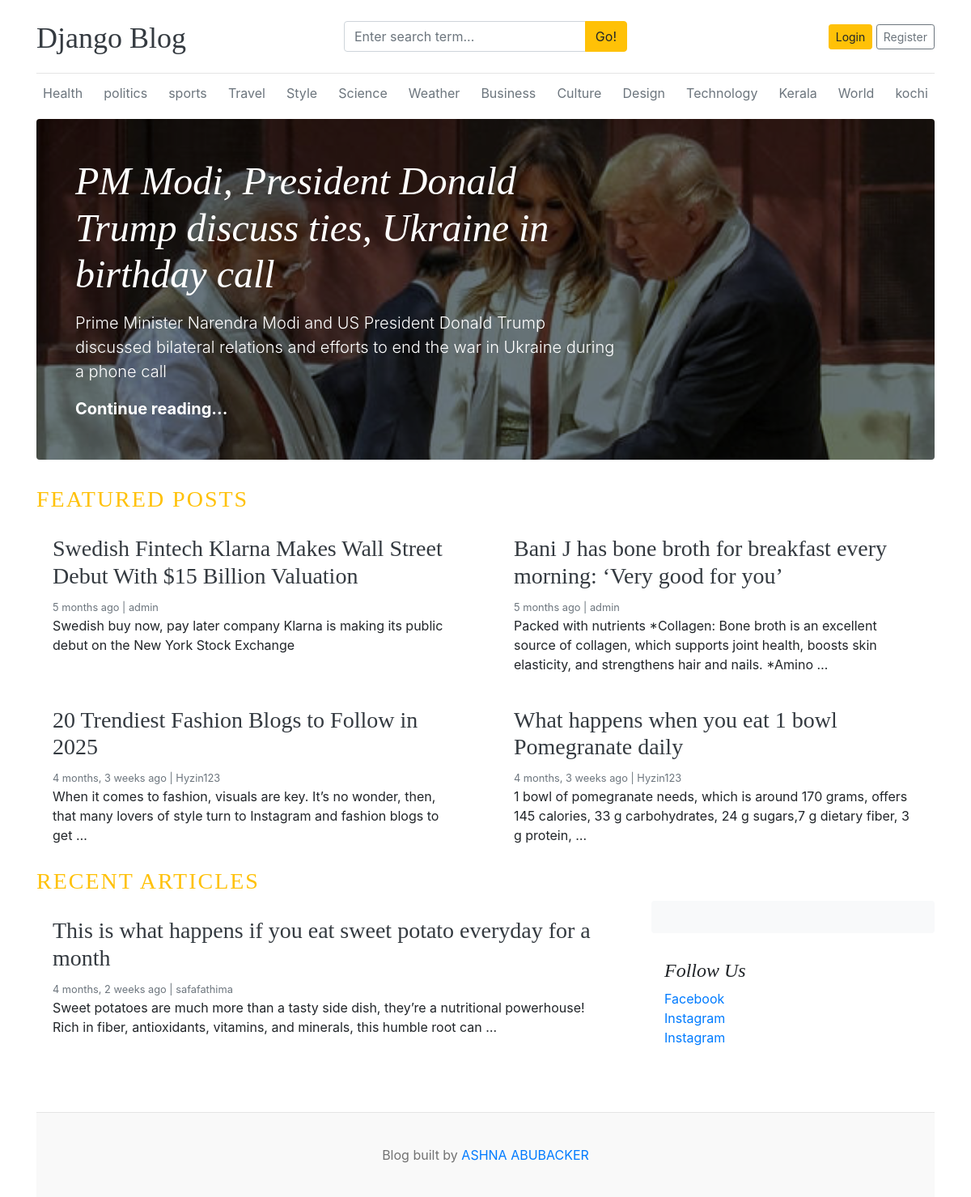
The page / on the database its author committed.
### blogs/models.py (models this page shows, shortened)
class Category(models.Model):
    category_name = models.CharField(max_length=50, unique=True)
    created_at = models.DateTimeField(auto_now_add=True)
    updated_at = models.DateTimeField(auto_now=True)
    class Meta:
        verbose_name_plural = 'categories'

class Blog(models.Model):
    title =models.CharField(max_length=100)
    slug = models.SlugField(max_length=150,unique=True,blank=True)
    category = models.ForeignKey(Category, on_delete=models.CASCADE)
    author= models.ForeignKey(User, on_delete=models.CASCADE)
    featured_image = models.ImageField(upload_to='uploads/%Y/%m/%d')
    short_description= models.TextField(max_length=500)
    blog_body =models.TextField(max_length=2000)
    status = models.CharField(max_length=20,choices=STATUS_CHOICES,default="Draft")
    is_featured= models.BooleanField(default=False)
    created_at = models.DateTimeField(auto_now_add=True)
    updated_at = models.DateTimeField(auto_now=True)

class SocialLink(models.Model):
    platform = models.CharField(max_length=25)
    link = models.URLField(max_length=100)
    created_at = models.DateTimeField(auto_now_add=True)
    updated_at = models.DateTimeField(auto_now=True)

### blog_main/views.py (the view)
# urls.py: path('', views.home, name='home'),
def home(request):
    featured_posts = Blog.objects.filter(is_featured=True, status='Published').order_by('updated_at')
    posts = Blog.objects.filter(is_featured=False, status='Published')
    try:
        about = About.objects.get()
    except About.DoesNotExist:
        about = None
    context = {'featured_posts': featured_posts, 'posts': posts, 'about': about}
    return render(request, 'home.html', context)

### blogs/context_processors.py (called while the page is built)
def get_categories(request):
    categories = Category.objects.all()
    return {'categories': categories}

def get_social_links(request):
    social_links = SocialLink.objects.all()
    return {'social_links': social_links}

### templates/home.html (shortened to what this page needs)
{% extends 'base.html' %}
{% block content %}
{% for post in featured_posts %}
  {% if forloop.first %}
  <div class="jumbotron p-3 p-md-5 text-white rounded bg-dark" style="background-image: url('{{ post.featured_image.url }}'); background-blend-mode: overlay; background-size:cover;">
    <div class="col-md-8 px-0">
      <h1 class="display-4 font-italic">{{ post.title }}</h1>
      <p class="lead my-3">{{ post.short_description | truncatewords:25 }}</p>
      <p class="lead mb-0"><a href="{% url 'blogs' post.slug %}" class="text-white font-weight-bold">Continue reading...</a></p>
    </div>
  </div>
  {% endif %}
{% endfor %}
<h3 class="text-uppercase text-warning" style="letter-spacing: 2px;">Featured Posts</h3>
<div class="row mb-2">
  {% for post in featured_posts %}
    {% if not forloop.first %}
    <div class="col-md-6">
      <div class="card border-0">
        <div class="card-body">
          <h3><a href="{% url 'blogs' post.slug %}" class="text-dark">{{ post.title }}</a></h3>
          <small class="mb-1 text-muted">{{ post.created_at | timesince }} ago | {{ post.author }}</small>
          <p class="card-text">{{ post.short_description | truncatewords:25 }}</p>
        </div>
      </div>
    </div>
    {% endif %}
  {% endfor %}
</div>
<h3 class="text-uppercase text-warning" style="letter-spacing: 2px;">Recent Articles</h3>
<main role="main" class="container p-0">
  <div class="row">
    <div class="col-md-8 blog-main">
      {% for post in posts %}
      <div class="card border-0">
        <div class="card-body">
          <h3><a href="{% url 'blogs' post.slug %}" class="text-dark">{{ post.title }}</a></h3>
          <small class="mb-1 text-muted">{{ post.created_at | timesince }} ago | {{ post.author }}</small>
          <p class="card-text">{{ post.short_description | truncatewords:25 }}</p>
        </div>
      </div>
      {% endfor %}
    </div>
    <aside class="col-md-4 blog-sidebar">
      <div class="p-3 mb-3 bg-light rounded">
      </div>
      {% if social_links %}
      <div class="p-3">
        <h4 class="font-italic">Follow Us</h4>
        <ol class="list-unstyled">
          {% for i in social_links %}
          <li><a href="{{ i.link }}" target="_blank">{{ i.platform }}</a></li>
          {% endfor %}
        </ol>
      </div>
      {% endif %}
    </aside>
  </div>
</main>
{% endblock %}

### templates/base.html (shortened to what this page needs)
{% load static %}
<!DOCTYPE html>
<html lang="en">
<head>
  <link href="https://stackpath.bootstrapcdn.com/bootstrap/4.5.2/css/bootstrap.min.css" rel="stylesheet">
  <link href="{% static 'css/blog.css' %}" rel="stylesheet">
  <link rel="stylesheet" href="https://cdnjs.cloudflare.com/ajax/libs/font-awesome/4.7.0/css/font-awesome.min.css">
</head>
<body>
  <div class="container">
    <header class="blog-header py-3">
      <div class="row flex-nowrap justify-content-between align-items-center">
        <div class="col-4 pt-1">
          <a class="blog-header-logo text-dark" href="/">Django Blog</a>
        </div>
        <div class="col-4">
          <form action="{% url 'search' %}" method="GET">
            <div class="input-group">
              <input class="form-control" type="text" name="keyword" value="{{ keyword }}" placeholder="Enter search term..." aria-label="Search">
              <div class="input-group-append">
                <button type="submit" class="btn btn-warning">Go!</button>
              </div>
            </div>
          </form>
        </div>
        <div class="col-4 d-flex justify-content-end align-items-center">
          {% if user.is_authenticated %}
            {% if user.is_authenticated and profile.profile_pic %}
              <a href="{% url 'dashboard:profile' %}">
                <img src="{{ user.profile.profile_pic.url }}" class="rounded-circle img-fluid mr-2" style="max-width: 40px; height: auto;" alt="Profile Icon">
              </a>
            {% endif %}
            <form action="{% url 'logout' %}" method="POST" style="display:inline;">
              {% csrf_token %}
              <button type="submit" class="btn btn-danger">Logout</button>
            </form>
          {% else %}
            <a class="btn btn-sm btn-warning" href="{% url 'login' %}">Login</a>&nbsp;
            <a class="btn btn-sm btn-outline-secondary" href="{% url 'register' %}">Register</a>
          {% endif %}
        </div>
      </div>
    </header>
    <div class="nav-scroller py-1 mb-2">
      <nav class="nav d-flex justify-content-between">
        {% for cat in categories %}
          <a class="p-2 text-muted" href="{% url 'posts_by_category' cat.id %}">{{ cat.category_name }}</a>
        {% endfor %}
      </nav>
    </div>
    {% block content %}
    {% endblock %}
    <footer class="blog-footer mt-5">
      <p>Blog built by <a href="#">ASHNA ABUBACKER</a></p>
    </footer>
  </div>
</body>
</html>

### blog_main/static/css/blog.css (style rules this page uses)
.blog-header { border-bottom: 1px solid #e5e5e5; }
.blog-header-logo { font-family: "Playfair Display", Georgia, "Times New Roman", serif; font-size: 2.25rem; }
h1, h2, h3, h4, h5, h6 { font-family: "Playfair Display", Georgia, "Times New Roman", serif; }
.display-4 { font-size: 2.5rem; }
@media (min-width: 768px) { .display-4 { font-size: 3rem; } }
.blog-footer { padding: 2.5rem 0; color: #727272; text-align: center; background-color: #f9f9f9; border-top: .05rem solid #e5e5e5; }
.blog-footer p:last-child { margin-bottom: 0; }

### rows shown on the page
Category: category_name "Health"
Category: category_name "politics"
Category: category_name "sports"
Category: category_name "Travel"
Category: category_name "Style"
Category: category_name "Science"
Category: category_name "Weather"
Category: category_name "Business"
Category: category_name "Culture"
Category: category_name "Design"
Category: category_name "Technology"
Category: category_name "Kerala"
Category: category_name "World"
Category: category_name "kochi"
Blog: featured_image (picture), title "PM Modi, President Donald Trump discuss ties, Ukraine in birthday call", short_description "Prime Minister Narendra Modi and US President Donald Trump discussed bilateral relations and efforts to end the war in Ukraine during a phone call"
Blog: title "Swedish Fintech Klarna Makes Wall Street Debut With $15 Billion Valuation", created_at "5 months", author "admin", short_description "Swedish buy now, pay later company Klarna is making its public debut on the New York Stock Exchange"
Blog: title "Bani J has bone broth for breakfast every morning: ‘Very good for you’", created_at "5 months", author "admin", short_description "Packed with nutrients *Collagen: Bone broth is an excellent source of collagen, which supports joint health, boosts skin elasticity, and strengthens hair and nails. *Amino …"
Blog: title "20 Trendiest Fashion Blogs to Follow in 2025", created_at "4 months, 3 weeks", author "Hyzin123", short_description "When it comes to fashion, visuals are key. It’s no wonder, then, that many lovers of style turn to Instagram and fashion blogs to get …"
Blog: title "What happens when you eat 1 bowl Pomegranate daily", created_at "4 months, 3 weeks", author "Hyzin123", short_description "1 bowl of pomegranate needs, which is around 170 grams, offers 145 calories, 33 g carbohydrates, 24 g sugars,7 g dietary fiber, 3 g protein, …"
Blog: title "This is what happens if you eat sweet potato everyday for a month", created_at "4 months, 2 weeks", author "safafathima", short_description "Sweet potatoes are much more than a tasty side dish, they’re a nutritional powerhouse! Rich in fiber, antioxidants, vitamins, and minerals, this humble root can …"
SocialLink: platform "Facebook"
SocialLink: platform "Instagram"
SocialLink: platform "Instagram"
